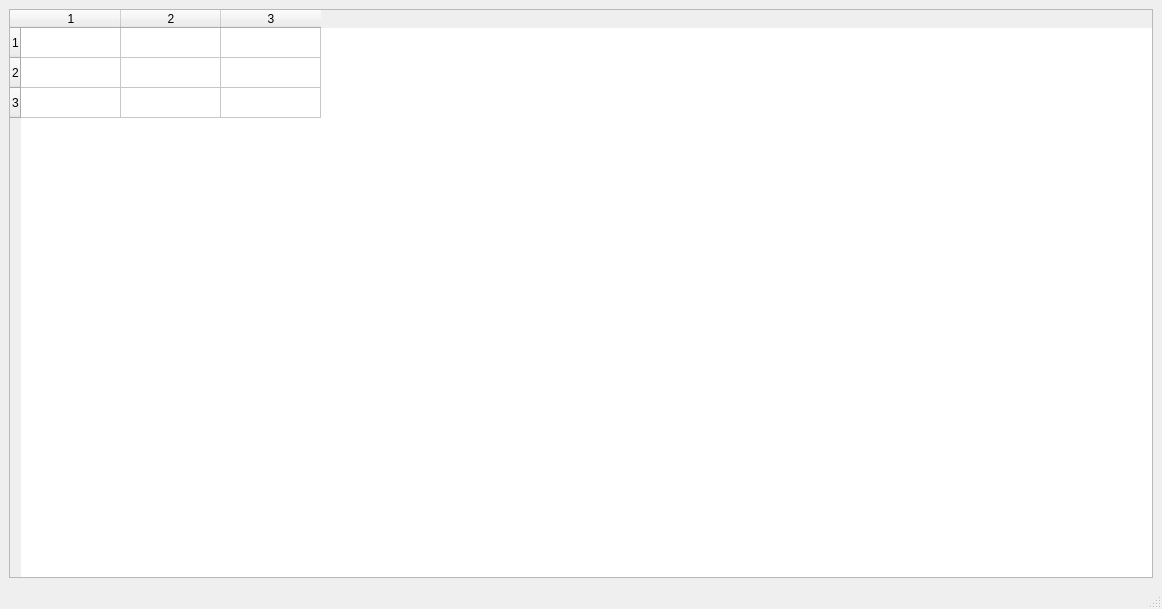
<?xml version="1.0" encoding="UTF-8"?>
<ui version="4.0">
 <class>Table</class>
 <widget class="QMainWindow" name="Table">
  <property name="geometry">
   <rect>
    <x>0</x>
    <y>0</y>
    <width>1162</width>
    <height>609</height>
   </rect>
  </property>
  <property name="windowTitle">
   <string>Table</string>
  </property>
  <widget class="QWidget" name="centralwidget">
   <layout class="QHBoxLayout" name="horizontalLayout">
    <item>
     <widget class="QTableWidget" name="tableWidget">
      <property name="mouseTracking">
       <bool>false</bool>
      </property>
      <property name="autoScroll">
       <bool>true</bool>
      </property>
      <property name="gridStyle">
       <enum>Qt::SolidLine</enum>
      </property>
      <property name="sortingEnabled">
       <bool>true</bool>
      </property>
      <property name="rowCount">
       <number>3</number>
      </property>
      <property name="columnCount">
       <number>3</number>
      </property>
      <row/>
      <row/>
      <row/>
      <column/>
      <column/>
      <column/>
     </widget>
    </item>
   </layout>
  </widget>
  <widget class="QMenuBar" name="menubar">
   <property name="geometry">
    <rect>
     <x>0</x>
     <y>0</y>
     <width>1162</width>
     <height>20</height>
    </rect>
   </property>
  </widget>
  <widget class="QStatusBar" name="statusbar"/>
 </widget>
 <resources/>
 <connections/>
</ui>
